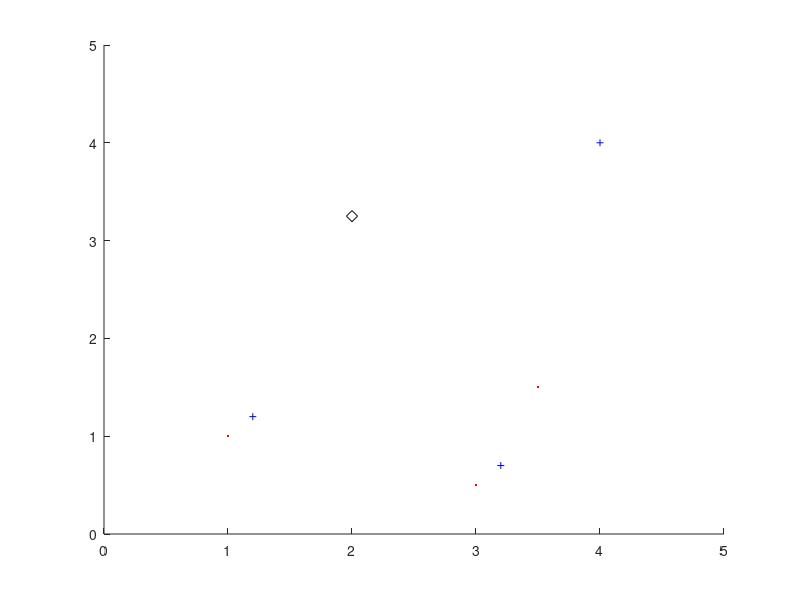

Here is the MATLAB script that generated this plot:
t0 = [1 1; 3 0.5; 3.5 1.5; ]
t1 = [1.2 1.2; 3.2 0.7;4 4]
c = [2 3.25]
D = pdist2(t0, t1)

[~,I] = min(D, [],2)
temp = D
temp([1; 2; 3; 4], [1; 2; 2; 3;]) = 1

[Y,I] = min(D, [], 2);
B = NaN(size(D));
B(sub2ind(size(D), 1:length(I), I')) = Y

h = figure(1);
clf;
hold on;

b = plot(t0(:,1), t0(:,2), 'r.', 'MarkerSize', 5);
b = plot(t1(:,1), t1(:,2), 'b+', 'MarkerSize', 5);
b = plot(c(1), c(2), 'kd', 'MarkerSize', 8);


xlim([0 5]);
ylim([0 5]);
zlim([-10 10]);